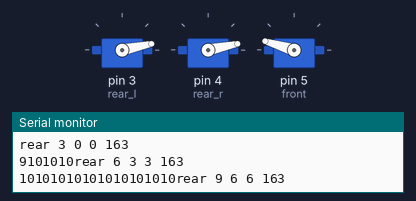
A sketch run on a simulated Arduino Uno, built with avr-gcc and run on an emulated ATmega328P. Parts: 3 × servo, the last lines printed to the serial monitor.

Above: at 10.05 s.
At 10.7 s:
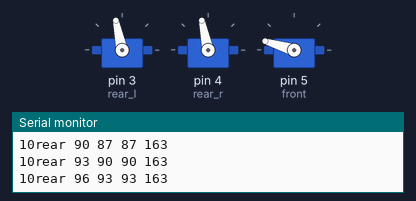
At 11.4 s:
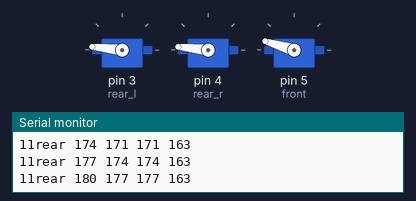
At 12.75 s:
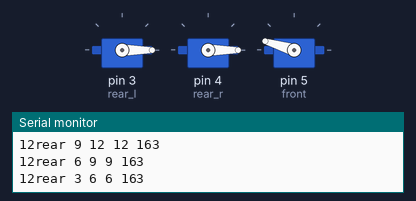
Timing chart, 0 to 16.4 s (numbered marks = the images above):
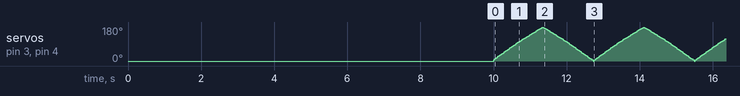

The sketch:

20230629.ino
```cpp
#include <Servo.h>

Servo rear_l;
Servo rear_r;
Servo front;
long premillis1 = 0;
long premillis2 = 0;

void setup() {
  rear_l.attach(3);
  rear_r.attach(4);
  front.attach(5);
  front.write(163);
  rear_l.write(0);
  rear_r.write(0);
  Serial.begin(9600);
  delay(10000);
}

void loop() {
  static int i = 0, j = 163, t = 0, flg1 = 0, flg2 = 0, flg3 = 0, pointer = 0;
  static unsigned long ima = 0;
  unsigned long currentmillis = millis();
  if (currentmillis - premillis1 > 1) {
    premillis1 = currentmillis;
    rear_l.write(i);
    rear_r.write(i);

    if(flg1 == 0) i= i+3;
    else          i = i-3;
    if(i == 180 | i == 0) flg1 = !flg1;

    Serial.print("rear ");
    Serial.print(i);
    Serial.print(" ");
    console();
  }
  if (currentmillis > 75000){
    Serial.print(currentmillis - ima); //Never delete this line.
    if(pointer == 1){
      if(currentmillis - premillis2 > 200) {
        premillis2 = currentmillis;
        if(flg2 == 1 && ((currentmillis - ima) < 12500)) j--;
        else front.write(j);

        if(flg2 == 0) j--;
        else          j++;
        if(flg2 == 0 && j == 133)   ima = currentmillis;
        if(j == 133)   flg2 = 1;
        if(j == 163)   pointer = 5;
      }
    } else {
        pointer += 1;
    }
  }
  Serial.print(currentmillis / 1000);
}

void console() {
  Serial.print(rear_l.read());
  Serial.print(" ");
  Serial.print(rear_r.read());
  Serial.print(" ");
  Serial.println(front.read());
}
```
